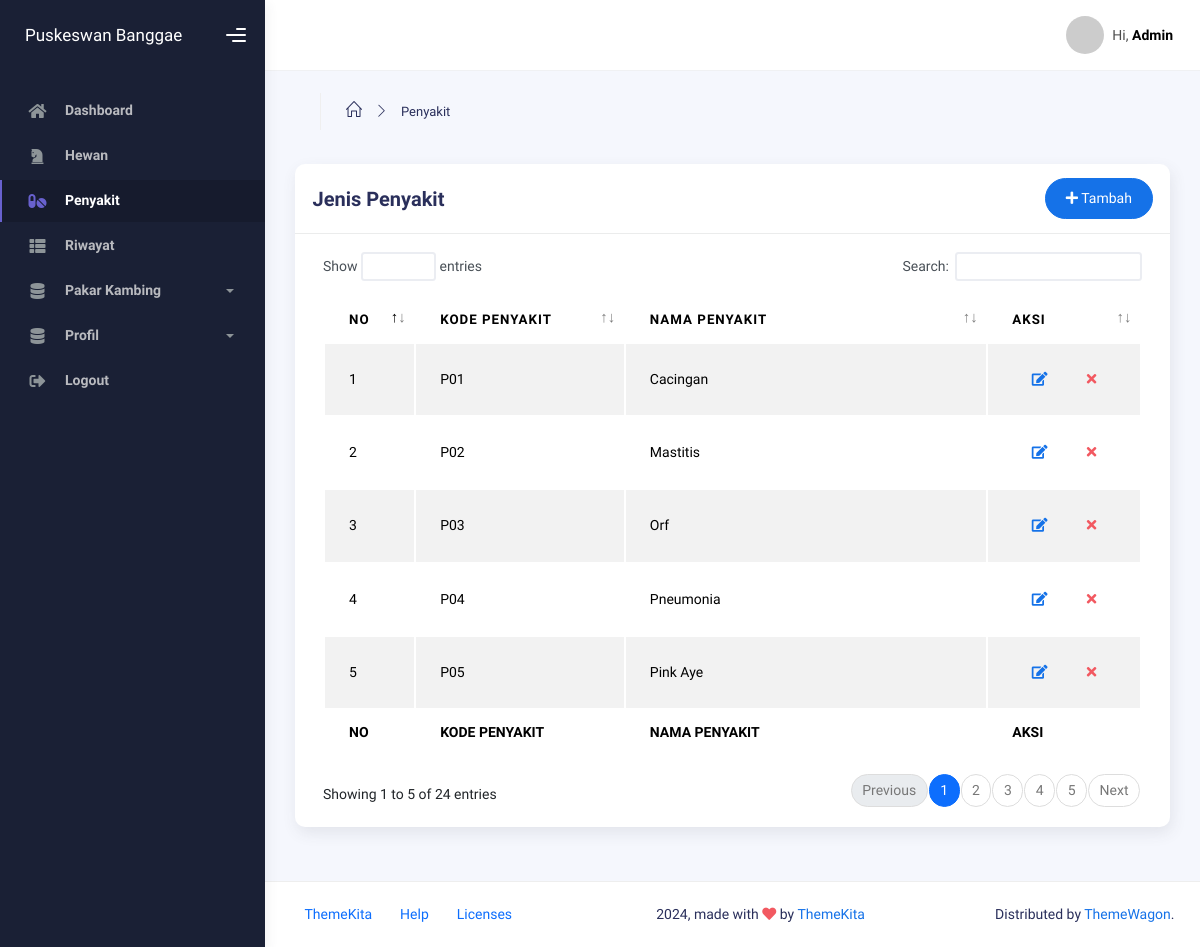
The app's page /backend/penyakit-statistik/index.php with its own data.
### tables this page shows
CREATE TABLE `tbl_jenis_penyakit` (
  `kode_penyakit` varchar(11) NOT NULL,
  `nama_penyakit` varchar(255) NOT NULL
);

### backend/penyakit-statistik/index.php (the view, shortened to what this page needs)
<?php
  include '../components/header.php';
?>
  <body>
    <div class="wrapper">
      <?php
        include '../components/sidebar.php';
      ?>
      <div class="main-panel">
        <div class="main-header">
          <?php
            include '../components/navbar.php';
          ?>
        </div>
        <div class="container">
          <div class="page-inner">
            <div class="page-header">
              <ul class="breadcrumbs mb-3">
                <li class="nav-home">
                  <a href="#">
                    <i class="icon-home"></i>
                  </a>
                </li>
                <li class="separator">
                  <i class="icon-arrow-right"></i>
                </li>
                <li class="nav-item">
                  <a href="#">Penyakit</a>
                </li>
              </ul>
            </div>
            <div class="row">
              <div class="col-md-12">
                <div class="card">
                  <div class="card-header">
                    <div class="d-flex align-items-center">
                      <h4 class="card-title">Jenis Penyakit</h4>
                      <a
                        class="btn btn-primary btn-round ms-auto"
                        href="tambah.php"
                      >
                        <i class="fa fa-plus"></i>
                        Tambah
                      </a>
                    </div>
                  </div>
                  <div class="card-body">
                    <div class="table-responsive">
                      <table
                        id="add-row"
                        class="display table table-striped table-hover"
                      >
                        <thead>
                          <tr>
                            <th>NO</th>
                            <th>KODE PENYAKIT</th>
                            <th>NAMA PENYAKIT</th>
                            <th style="width: 10%">AKSI</th>
                          </tr>
                        </thead>
                        <tfoot>
                          <tr>
                            <th>NO</th>
                            <th>KODE PENYAKIT</th>
                            <th>NAMA PENYAKIT</th>
                            <th>AKSI</th>
                          </tr>
                        </tfoot>
                        <tbody>
                        <?php
                          $query = mysqli_query($koneksi, "SELECT * FROM tbl_jenis_penyakit");
                          $no = 1;
                          while($data = mysqli_fetch_array($query)) {
                        ?>
                          <tr>
                            <td><?= $no++ ?></td>
                            <td><?= $data["kode_penyakit"]; ?></td>
                            <td><?= $data["nama_penyakit"]; ?></td>
                            <td>
                              <div class="form-button-action">
                                <a
                                  href="edit.php?kode_penyakit=<?= $data['kode_penyakit']; ?>"
                                  class="btn btn-link btn-primary"
                                  data-original-title="Edit Task"
                                >
                                  <i class="fa fa-edit"></i>
                                </a>
                                <button type="button"
                                  data-id="<?= $data['kode_penyakit']; ?>"
                                  class="btn btn-link btn-danger delete-btn"
                                  data-original-title="Remove"
                                >
                                  <i class="fa fa-times"></i>
                                </button>
                              </div>
                            </td>
                          </tr>
                        <?php
                          }
                        ?>
                        </tbody>
                      </table>
                    </div>
                  </div>
                </div>
              </div>
            </div>
          </div>
        </div>
        <?php
          include '../components/footer.php';
        ?>
      </div>
    </div>
  </body>
</html>

### records on screen
tbl_jenis_penyakit: kode_penyakit "P01", nama_penyakit "Cacingan"
tbl_jenis_penyakit: kode_penyakit "P02", nama_penyakit "Mastitis"
tbl_jenis_penyakit: kode_penyakit "P03", nama_penyakit "Orf"
tbl_jenis_penyakit: kode_penyakit "P04", nama_penyakit "Pneumonia"
tbl_jenis_penyakit: kode_penyakit "P05", nama_penyakit "Pink Aye"
